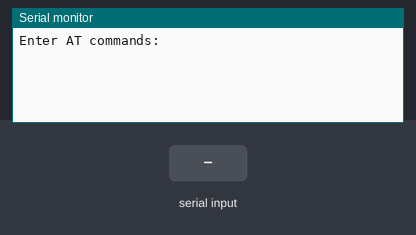
Recording of a sketch running on a simulated Arduino Uno, built with avr-gcc and run on an emulated ATmega328P. On the bench: the last lines printed to the serial monitor. The inputs (shaded band) are chosen by the test bench.

Above: at 1.2 s.
1.3 s: "1" received over the second serial link
At 1.7 s:
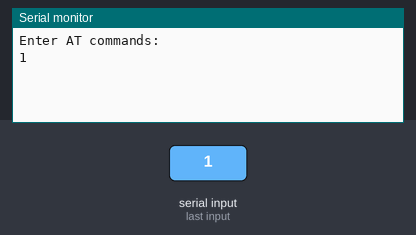
2.8 s: "0" received over the second serial link
At 4.0 s:
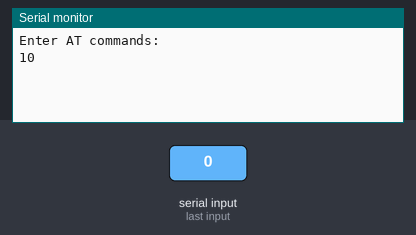

Measured:
- after the input at 1.3 s, the serial monitor: prints a new line at once (image 1)
- after the input at 2.8 s, the serial monitor: prints a new line at once (image 2)

The sketch:

bluetooth1.ino
```cpp
#include <SoftwareSerial.h>

SoftwareSerial BT(10, 11); // RX | TX

void setup()
{

  Serial.begin(9600);
  Serial.println("Enter AT commands:");
  BT.begin(38400); // HC-05 default speed in AT command more
}

void loop()
{

  if (BT.available())
    Serial.write(BT.read());

  if (Serial.available())
    BT.write(Serial.read());
}
```
